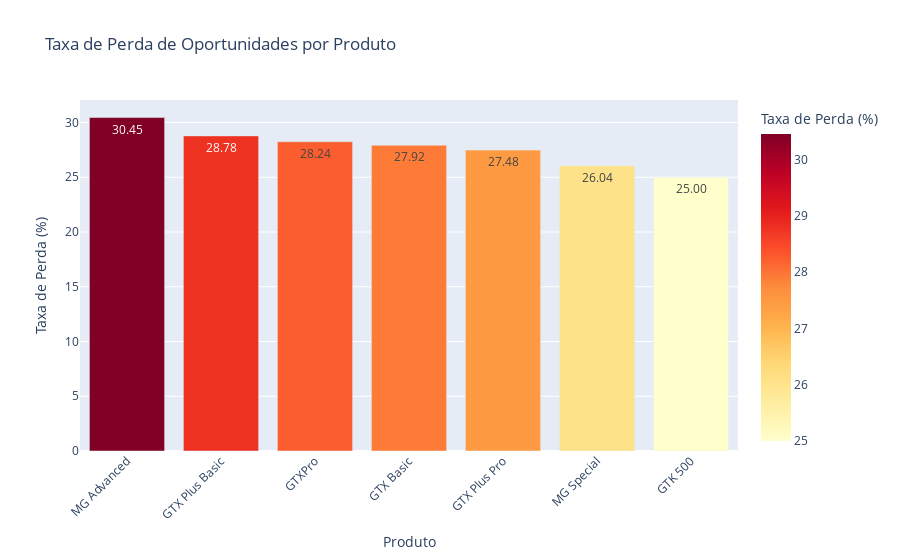

Notebook code for this chart:
### Code cell
# --- Análise da Taxa de Perda por Produto ---
print("\n--- Análise da Taxa de Perda por Produto ---")

# Calcular a contagem de oportunidades por produto e a contagem de oportunidades perdidas por produto
product_analysis = df_eda_consolidated.groupby('product')['target'].agg(
    total_opportunities='count',
    lost_opportunities=lambda x: (x == 1).sum()
).reset_index()

# Calcular a taxa de perda por produto
product_analysis['loss_rate'] = (product_analysis['lost_opportunities'] / product_analysis['total_opportunities']) * 100

# Ordenar para visualização (opcional)
product_analysis = product_analysis.sort_values(by='loss_rate', ascending=False)

print(product_analysis)

# Plot com Plotly: Taxa de Perda por Produto
fig_product = px.bar(product_analysis,
                     x='product',
                     y='loss_rate',
                     title='Taxa de Perda de Oportunidades por Produto',
                     labels={'product': 'Produto', 'loss_rate': 'Taxa de Perda (%)'},
                     color='loss_rate',
                     color_continuous_scale=px.colors.sequential.YlOrRd, # Destacar taxas mais altas
                     text_auto='.2f') # Exibir o valor da taxa de perda

fig_product.update_layout(xaxis_title="Produto",
                          yaxis_title="Taxa de Perda (%)",
                          xaxis_tickangle=-45)
fig_product.show()

### Figure 1 — Plotly figure (JSON) as saved in the notebook; plotly's stock layout.template omitted (floating-point values rounded to 4 significant figures)
{"data": [{"hovertemplate": "Produto=%{x}<br>Taxa de Perda (%)=%{marker.color}<extra></extra>", "legendgroup": "", "marker": {"color": [30.45, 28.78, 28.24, 27.92, 27.48, 26.04, 25.0], "coloraxis": "coloraxis", "pattern": {"shape": ""}}, "name": "", "orientation": "v", "showlegend": false, "textposition": "auto", "texttemplate": "%{y:.2f}", "type": "bar", "x": ["MG Advanced", "GTX Plus Basic", "GTXPro", "GTX Basic", "GTX Plus Pro", "MG Special", "GTK 500"], "xaxis": "x", "y": [30.45, 28.78, 28.24, 27.92, 27.48, 26.04, 25.0], "yaxis": "y"}], "layout": {"barmode": "relative", "coloraxis": {"colorbar": {"title": {"text": "Taxa de Perda (%)"}}, "colorscale": [[0, "rgb(255,255,204)"], [0.125, "rgb(255,237,160)"], [0.25, "rgb(254,217,118)"], [0.375, "rgb(254,178,76)"], [0.5, "rgb(253,141,60)"], [0.625, "rgb(252,78,42)"], [0.75, "rgb(227,26,28)"], [0.875, "rgb(189,0,38)"], [1, "rgb(128,0,38)"]]}, "legend": {"tracegroupgap": 0}, "title": {"text": "Taxa de Perda de Oportunidades por Produto"}, "xaxis": {"anchor": "y", "domain": [0, 1], "tickangle": -45, "title": {"text": "Produto"}}, "yaxis": {"anchor": "x", "domain": [0, 1], "title": {"text": "Taxa de Perda (%)"}}}}
